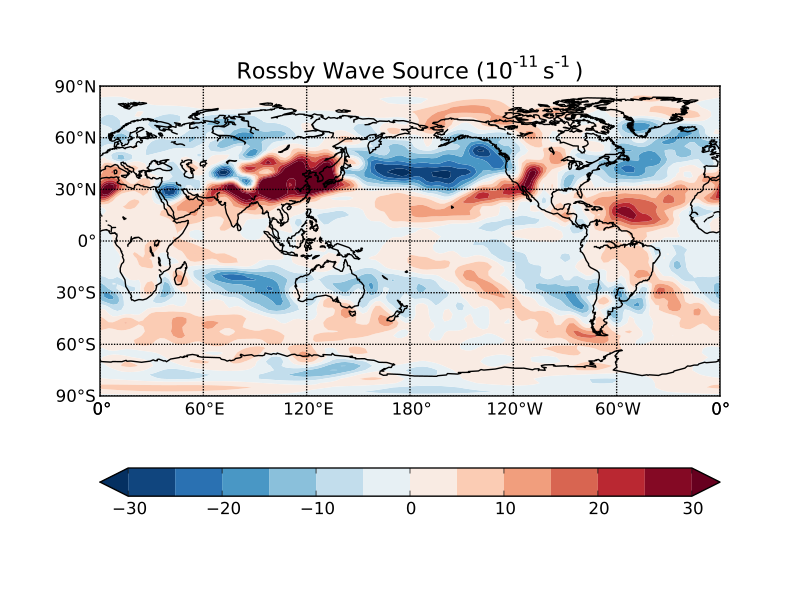

The script that drew this image:
"""Compute Rossby wave source from the long-term mean flow.

This example uses the metadata interface.

"""
import numpy as np
import matplotlib as mpl
mpl.rcParams['mathtext.default'] = 'regular'
import matplotlib.pyplot as plt
from mpl_toolkits.basemap import Basemap
import cdms2

from windspharm.cdms import VectorWind


# Read zonal and meridional wind components from file using the cdms2 module
# from CDAT. The components are defined on pressure levels and are in separate
# files.
ncu = cdms2.open('../../example_data/uwnd_mean.nc', 'r')
uwnd = ncu('uwnd')
ncu.close()
ncv = cdms2.open('../../example_data/vwnd_mean.nc', 'r')
vwnd = ncv('vwnd')
ncv.close()

# Create a VectorWind instance to handle the computations.
w = VectorWind(uwnd, vwnd)

# Compute components of rossby wave source: absolute vorticity, divergence,
# irrotational (divergent) wind components, gradients of absolute vorticity.
eta = w.absolutevorticity()
div = w.divergence()
uchi, vchi = w.irrotationalcomponent()
etax, etay = w.gradient(eta)

# Combine the components to form the Rossby wave source term.
S = -eta * div - uchi * etax + vchi * etay

# Pick out the field for December at 200 hPa and add a cyclic point (the
# cyclic point is for plotting purposes).
S_200 = S(time=slice(11,12), level=200, longitude=(0,360), squeeze=True)

# Plot Rossby wave source.
m = Basemap(projection='cyl', resolution='c', llcrnrlon=0, llcrnrlat=-90,
        urcrnrlon=360.01, urcrnrlat=90)
lons, lats = S_200.getLongitude()[:], S_200.getLatitude()[:]
x, y = m(*np.meshgrid(lons, lats))
clevs = [-30, -25, -20, -15, -10, -5, 0, 5, 10, 15, 20, 25, 30]
m.contourf(x, y, S_200.asma()*1e11, clevs, cmap=plt.cm.RdBu_r,
        extend='both')
m.drawcoastlines()
m.drawparallels((-90, -60, -30, 0, 30, 60, 90), labels=[1,0,0,0])
m.drawmeridians((0, 60, 120, 180, 240, 300, 360), labels=[0,0,0,1])
plt.colorbar(orientation='horizontal')
plt.title('Rossby Wave Source ($10^{-11}$s$^{-1}$)', fontsize=16)
plt.show()
